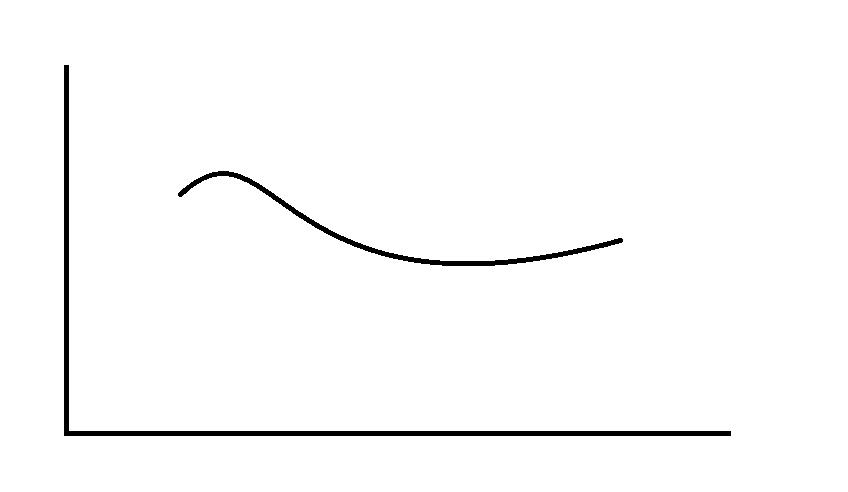
#> input picture pictures/originals/group1/graph_simple.jpeg, 848 x 492 px
$ python main.py   (Python 2 division)
#> lines starting #> are read from the running program, lines starting #| are printed output that depends on the picture; after the words box and inside, x2 and y2 are one past the last pixel; in counts of white or black regions, pixels touching at a corner belong together
### image_manipulaton/FileManager.py
import cv2


class FileManager:

    results_folder = "../pictures/results/"
    originals_folder = "../pictures/originals/"
    output_folder = "../text_results/"

    all_imgs = ["group1/graph_simple.jpeg",
                "group1/graph_drawing.jpeg",
                "group1/graph_color.jpeg",
                "group1/graph_print.png",
                "group1/fun1.png",
                "group1/fun2.png",
                "group1/fun3.png",
                "group1/fun4.jpg",
                "group1/fun5.png",
                "group1/fun6.jpg",
                "group1/Sinx.jpg",
                "group1/sin1.png",
                "group1/sin2.png",
                "group1/sin3.png",
                "group1/log1.png",
                "group1/log2.png",
                "group1/log3.png",
                "group1/log4.png",
                "group1/normal.png",
                "group1/fracti_first_degree.png",
                "group1/fracti_sec_degree.png",
                "group2/dotted1.jpeg",
                "group2/dotted2.jpeg",
                "group2/grid1.png",
                "group2/grid2.png",
                "group2/grid3.png",
                "group2/grid4.jpg",
                "group3/grid1.png",
                "group3/grid2.png",
                "group3/grid3.png",
                "group3/grid4.png",
                "group3/grid5.png"
                ]

    def __init__(self):
        pass

    def get_image_list(self):
        return self.all_imgs

    # [22 lines left out: functions _separate_name, save_image, save_txt, not called in this run]

    def get_image(self, path):
#> called with path = 'group1/graph_simple.jpeg'
        print "{}{}".format(self.originals_folder, path)
        img = cv2.imread("{}{}".format(self.originals_folder, path))
#> img is the input picture: shape (492, 848, 3); min 0, max 255, mean 250.4
        return img

### image_manipulaton/extract_skeleton.py
import numpy as np

import cv2
from skimage.morphology import skeletonize

from crop import *

# parameter for adaptative media threshold
BLOCK_SIZE = 50
THRESHOLD = 65


def get_block_index(image_shape, yx, block_size):
    y = np.arange(max(0, yx[0] - block_size),
                  min(image_shape[0], yx[0] + block_size))
    x = np.arange(max(0, yx[1] - block_size),
                  min(image_shape[1], yx[1] + block_size))
    return np.meshgrid(y, x)


def adaptive_median_threshold(img_in, thr):
    # applies median threshold to a block
    med = np.median(img_in)
    img_out = np.zeros_like(img_in, np.uint8)
    img_out[img_in - med < thr] = 255
    return img_out


def block_image_process(image, block_size, thr):
    # applies adptive median threshold to every block
    # of the image
#> called with block_size = 50, thr = 65
    image = cv2.bilateralFilter(image, 15, 25, 75)
    image = 255 - image
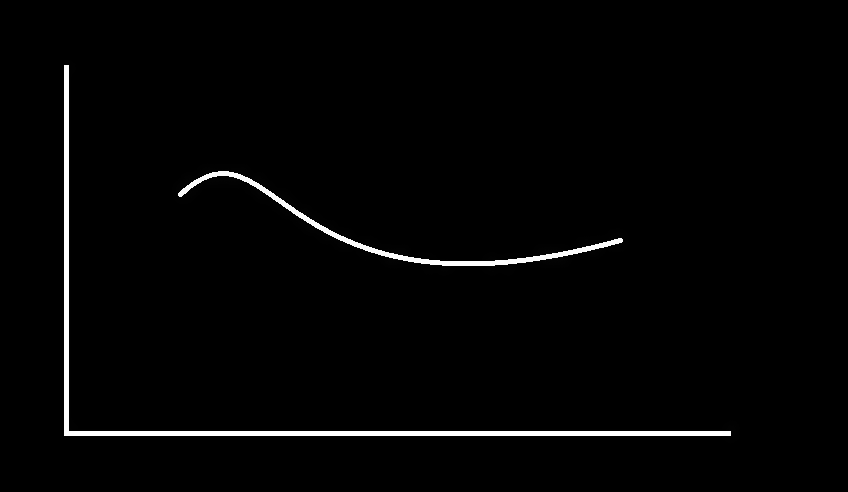
#> image: shape (492, 848); min 0, max 255, mean 4.6

    out_image = np.zeros_like(image, np.uint8)
    for row in range(0, image.shape[0], block_size):
        for col in range(0, image.shape[1], block_size):
            idx = (row, col)
            block_idx = get_block_index(image.shape, idx, block_size)
            out_image[block_idx] = adaptive_median_threshold(
                                   image[block_idx], thr)
#> this loop made 1 pass
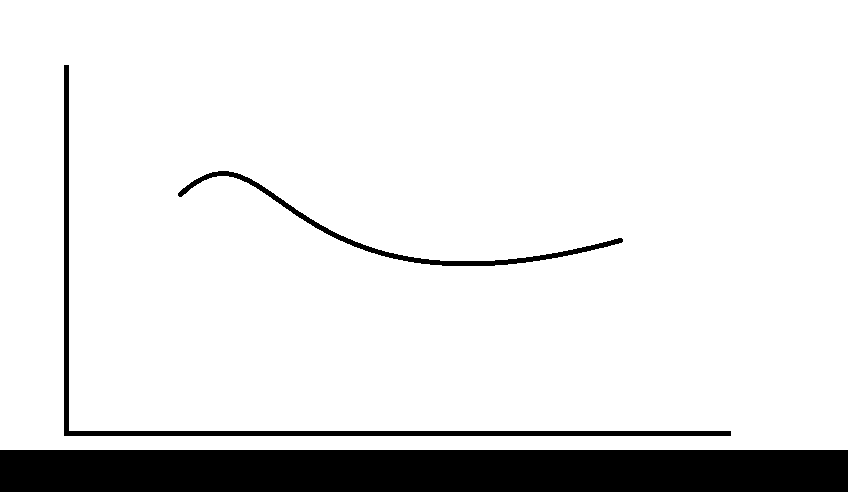
#> out_image: shape (492, 848); 89.7% white; 3 black regions, box (x1, y1, x2, y2) and area: (0, 450, 848, 492) 35616, (64, 65, 731, 436) 5165, (178, 171, 623, 266) 2351

    return out_image


# [12 lines left out: function calculate_percent, not called in this run]


def get_skeleton(img, thr):
    # processes bw image and extracts skeleton
    # using threshold value 'thr'
    dst = block_image_process(img, BLOCK_SIZE, thr)

    skeleton = skeletonize(dst < 255)
    skeleton = skeleton.astype(float)

    return skeleton


# [11 lines left out: function convert_to_grayscale, not called in this run]


def extract_skeleton(original_image):
    original = original_image
    img = cv2.cvtColor(original, cv2.COLOR_BGR2GRAY)

    thr = THRESHOLD
    skeleton = get_skeleton(img, thr)
    baseI, baseJ, skeleton = crop_binary(skeleton)
    percent = calculate_percent(skeleton)
    if percent < 0.001:
        thr = THRESHOLD * 0.5
        skeleton = get_skeleton(img, thr)
        baseI, baseJ, skeleton = crop_binary(skeleton)

    skeleton = convert_to_grayscale(skeleton)

    return skeleton

### image_manipulaton/extract_features.py
import cv2

from extract_skeleton import extract_skeleton
from find_lines import *
from clean_axis import *
from remove_noise import *
from FileManager import FileManager


def extract_features(image, img_path):

    image = extract_skeleton(image)
    clean_image = image.copy()

    FileManager().save_image(image, img_path, "_skeleton")

    axis_lines, inter_point, image_lines = find_lines(image)

    # FileManager().save_image(image, img_path, "_lines")

    new_img = clean_axis(clean_image, axis_lines)

    # FileManager().save_image(new_img, img_path, "_clean")

    new_img = remove_noise(new_img)

    return new_img, axis_lines, inter_point

### image_manipulaton/main.py
import cv2

from find_best_fit import find_best_fit
from FileManager import FileManager
from extract_features import *


def run_all():
    all_imgs = FileManager().get_image_list()

    for img in all_imgs:
        run_one_image(img)


def run_one_image(img_path):
    print img_path
    image = FileManager().get_image(img_path)

    try:
        curve, lines, origin_point = extract_features(image, img_path)
    except AxisNotFound:
        print "Axis not found - skipping this image"
        print ""
        return

    image, found_min = find_best_fit(curve, origin_point)

    FileManager().save_image(image, img_path, "_bestfit")
    # FileManager().save_txt(img_path, curve, origin_point)


#> (the run stopped early here; a loop or call above may not have finished)

$ run again, with pictures/originals/group1/fun4.jpg copied over pictures/originals/group1/graph_simple.jpeg
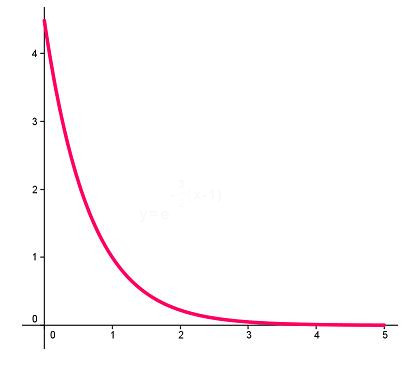
#> input picture pictures/originals/group1/fun4.jpg, 420 x 370 px
#> in get_image, img is the input picture: shape (370, 420, 3); mean B, G, R 251.4, 250.3, 252.9
#> img: shape (370, 420)
#> in block_image_process, `image = 255 - image`:
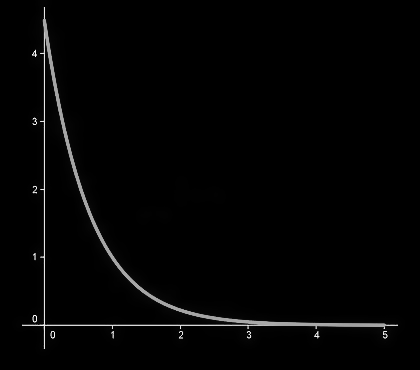
#> image: shape (370, 420); min 0, max 250, mean 3.7
#> the loop in block_image_process, `for row in range(0, image.shape[0], block_size):` made 1 pass
#> after the loop in block_image_process, `for row in range(0, image.shape[0], block_size):`:
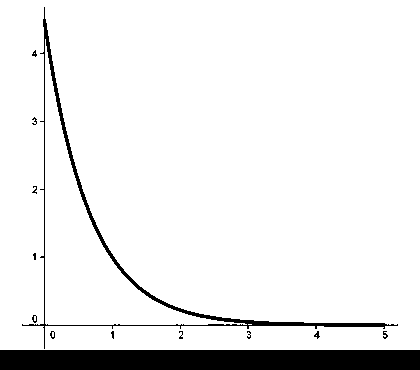
#> out_image: shape (370, 420); 92.7% white; 13 black regions (7 under 20 px), largest, box (x1, y1, x2, y2) and area: (0, 350, 420, 370) 8400, (22, 7, 398, 349) 2675, (314, 331, 320, 339) 24, (383, 331, 388, 339) 23, (32, 315, 37, 323) 22, (50, 331, 55, 339) 22

$ run again, with pictures/originals/group1/fun6.jpg copied over pictures/originals/group1/graph_simple.jpeg
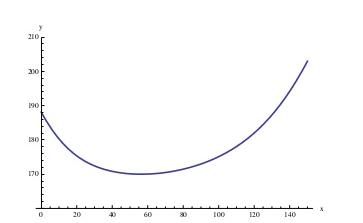
#> input picture pictures/originals/group1/fun6.jpg, 363 x 223 px
#> in get_image, img is the input picture: shape (223, 363, 3); mean B, G, R 251.3, 251.1, 251.1
#> img: shape (223, 363)
#> in block_image_process, `image = 255 - image`:
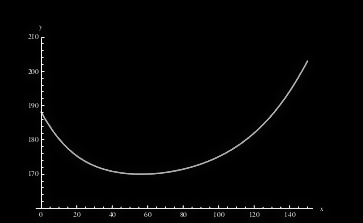
#> image: shape (223, 363); min 0, max 252, mean 3.7
#> the loop in block_image_process, `for row in range(0, image.shape[0], block_size):` made 1 pass
#> after the loop in block_image_process, `for row in range(0, image.shape[0], block_size):`:
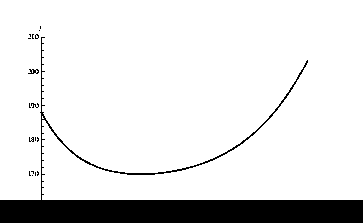
#> out_image: shape (223, 363); 88.5% white; 18 black regions (15 under 20 px), largest, box (x1, y1, x2, y2) and area: (0, 37, 363, 223) 9159, (28, 69, 39, 74) 33, (31, 103, 39, 108) 21
